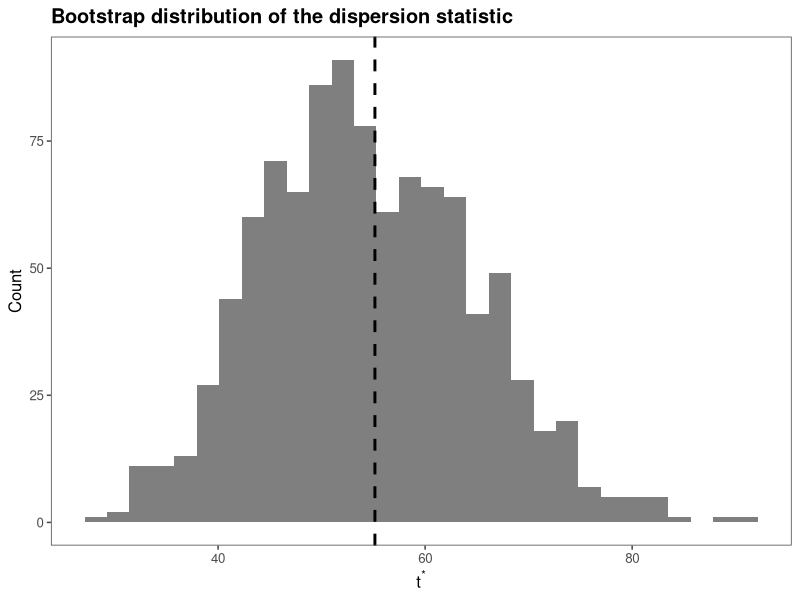
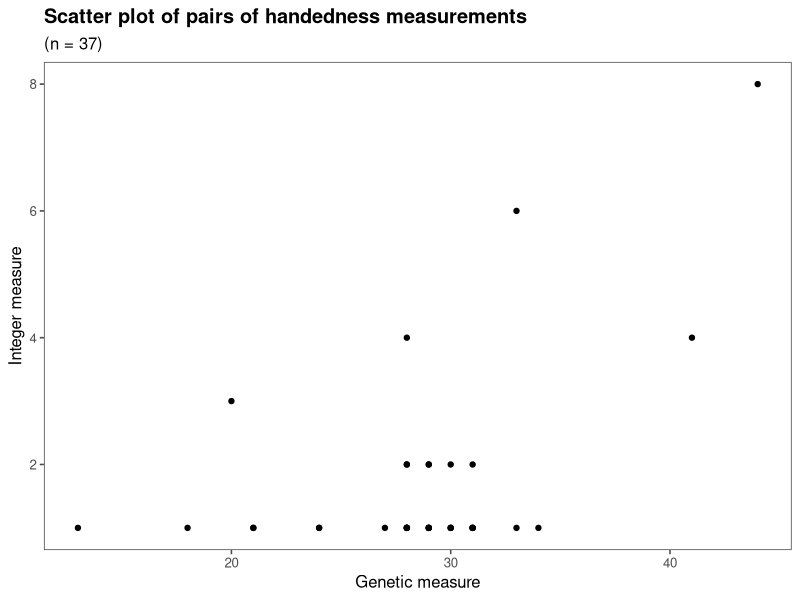
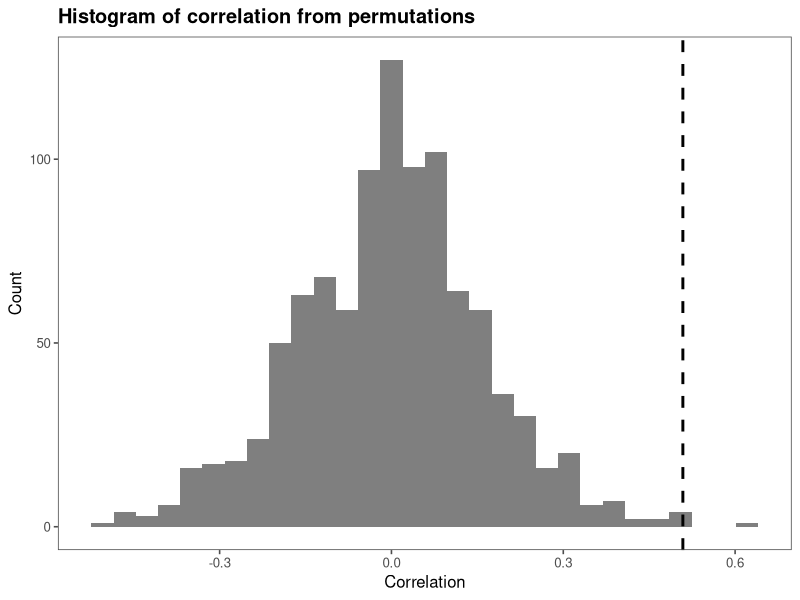
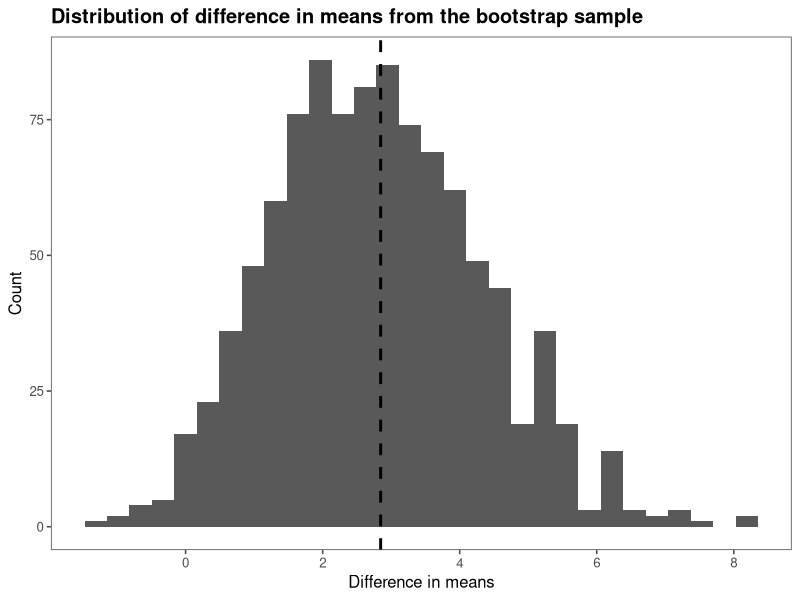
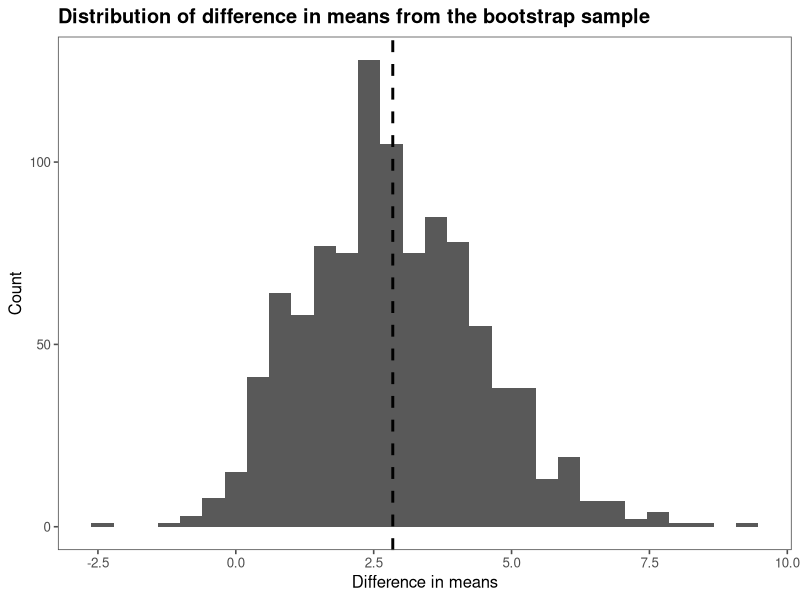

The R source for these figures, in order:
#' ---
#' title: "Chapter 4: Tests"
#' author: Daivson and Hinkley
#' output: github_document
#' ---

#' last update: Sun Apr 22 09:54:40 2018

library(boot)
library(tidyverse)
library(ggthemes)

set.seed(20130810)
theme_set(theme_few() + 
            theme(plot.title = element_text(face="bold")))

#' We collected 50 measurements of fir seedlings in small quadrats. Our null
#' hypothesis is that these are from a Poisson distribution of an unknown mean

data("fir")
glimpse(fir)

#' As with Poisson distribution problems, the usual suspect is over-dispersion,
#' i.e., the variance in the data is more than what we expect from a usual
#' Poisson distribution (whose mean and variance are equal).

mu <- mean(fir$count)
variance <- var(fir$count)

if (variance > mu) print("Overdispersed")

#' It appears that the situation is not that dire. To check if the data is
#' really overdispersed we use the dispersion index as the test statistic
#' 
#' If we conduct the usual bootstrap sampling:

dispersion_index <- function(data_vec, indices) {
  
  y_vec <- data_vec[indices]
  
  return(sum((y_vec - mean(y_vec))^2)/mean(y_vec))
}

b <- boot(data = fir$count, 
          statistic = dispersion_index,
          R = 1000,
          parallel = "snow")

dispersion_boot <- as.data.frame(b$t)
colnames(dispersion_boot) <- c("dispersion_stat")

#' Figure 4.1 (not the one in the book)
dev.new()
ggplot(dispersion_boot) +
  geom_histogram(aes(x = dispersion_stat), fill = "black", alpha = 0.5) +
  geom_vline(aes(xintercept = 55.15), linetype = "dashed", size = 1) +
  labs(x = expression(t ^ "*"),
       y = "Count",
       title = "Bootstrap distribution of the dispersion statistic")

#' We now write a multinomial bootstrap function. In this scenario, the sum of
#' the measurements in the resampled data is the same as the original data. This
#' condition was not true in the case of the previous bootstrap calculation.

table(fir$count) 
bm <- rmultinom(n = 1000, size = sum(fir$count), prob = table(fir$count) %>% as.vector()) # incorrect since the sums will not tally to 107

#' *Permutation tests*
#' 
#' The objective in measuring the handedness of individuals is to see
#' if the two kinds of measures - genetic and integer - are independent. 

data("claridge")
glimpse(claridge)

#' Figure 4.6
ggplot(claridge) +
  geom_point(aes(x = dnan, y = hand)) +
  labs(x = "Genetic measure",
       y = "Integer measure",
       title = "Scatter plot of pairs of handedness measurements",
       subtitle = "(n = 37)")

#' A good meeasure to check independence is the correlation coefficient
sample_corr <- with(claridge, cor(dnan, hand))

#' Under the null hypothesis, the two sets of observations are independent. So
#' this should hold under the permutation test where we generate all possible
#' permutations of the `nan` values (keeping the order statistics of the `dnan` 
#' variable constant). For each such data set, we compute the correlation coefficient
#' and check the distribution of these values.

R <- 1000

u <- sort(claridge$dnan)
corr_boot <- numeric(R) # stores the bootstrap estimates from the permutations

for (r in 1:R) {
  x <- sample(x = claridge$hand, 
              size = length(claridge$hand), 
              replace = FALSE) # generates a permutation
  
  corr_boot[r] <- cor(u, x)
}

corr_boot <- data.frame(correlation = corr_boot)

#' Figure 4.7
ggplot(corr_boot) +
  geom_histogram(aes(x = correlation), fill = "black", alpha = 0.5) +
  geom_vline(aes(xintercept = sample_corr), linetype = "dashed", size = 1) +
  labs(x = "Correlation",
       y = "Count",
       title = "Histogram of correlation from permutations")

#' From Figure 4.7 it is clear that the chance of the two being un-correlated is
#' faint, i.e., we reject the null hypothesis. Given that the null is true the
#' probabilty of observing the sample correlation is very less, leading us to
#' the conclusion that our assumption is incorrect.
#' 
#' Now, we return to the case of the non-parametric bootstrap. For the gravity 
#' data we are investigating the null hypothesis that there is no difference in the 
#' measurements from the different groups of measurements of `g`

data(gravity)
glimpse(gravity)

#' Lets pull out two sample set of observations

gravity %>% 
  filter(series == 7) %>% 
  pull(g) -> sample7

gravity %>% 
  filter(series == 8) %>% 
  pull(g) -> sample8

#' Under the null hypothesis, there is no difference between sample7 and sample8
#' So, we can do a pooled resampling, i.e., sampling with replacement within the
#' two subgroups and return the difference in means as the test statistic. We
#' then check how likely is the difference to be what we observe in the sample
#' under the bootstrap distribution
#'
#' We begin with the data subset, resample a total of 26 rows from the data with
#' replacement and check the distribution of the diffeernce in means

gravity_df <- filter(gravity, series == 7 | series == 8)

out_vec <- numeric(1000) # To hold the bootstrapped mean differences 

for (r in 1:1000) {
  gravity_df %>% 
    slice(sample(x = 1:nrow(gravity_df), size = nrow(gravity_df), replace = TRUE)) %>% 
    group_by(series) %>% 
    summarize_at(vars(g), function(col) mean(col)) %>% 
    summarize_at(vars(g), function(col) col[2] - col[1]) %>% 
    as.numeric() -> 
    out_vec[r]
}

qplot(out_vec, geom = "histogram") +
  geom_vline(aes(xintercept = mean(sample8) - mean(sample7)), 
             linetype = "dashed", 
             size = 1) +
  labs(x = "Difference in means",
       y = "Count",
       title = "Distribution of difference in means from the bootstrap sample")

meandiff_boot <- function(s1, s2, R = 1000) {
  
  out_vec <- numeric(R) # allocate a vector to put in the bootstrapped differences
  
  for (r in 1:R) {
    resamp1 <- sample(x = s1, size = length(s1), replace = TRUE)
    resamp2 <- sample(x = s2, size = length(s2), replace = TRUE)
    
    out_vec[r] <- mean(resamp2) - mean(resamp1) 
  }
  
  return(out_vec)
}

b <- meandiff_boot(sample7, sample8)

#' Figure 4.9
dev.new()
qplot(b, geom = "histogram") +
  geom_vline(aes(xintercept = mean(sample8) - mean(sample7)), 
             linetype = "dashed", 
             size = 1) +
  labs(x = "Difference in means",
       y = "Count",
       title = "Distribution of difference in means from the bootstrap sample")

